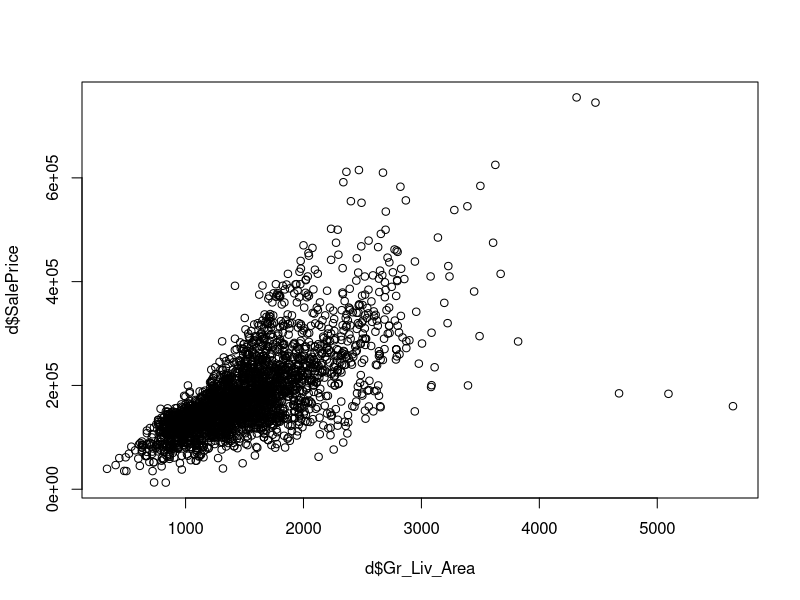
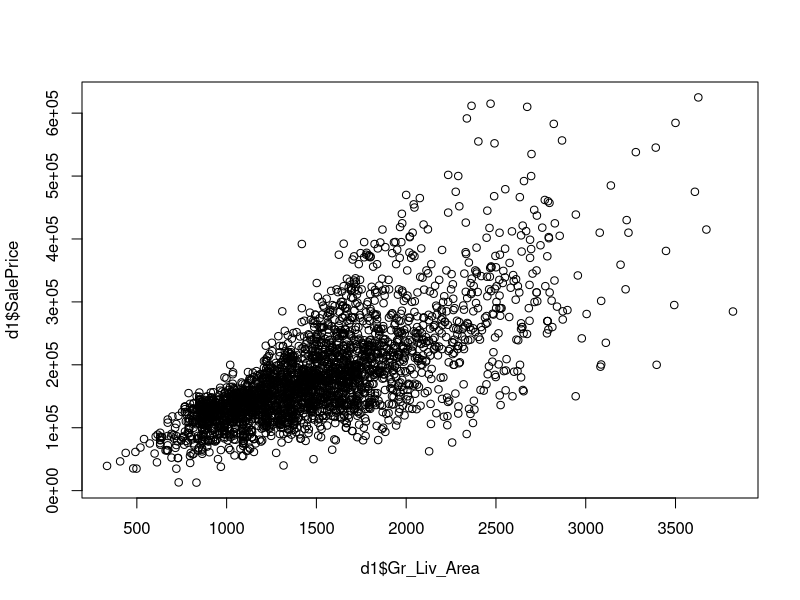

Source code (R) for these figures, in order:
rm(list=ls())

d = read.table("../datos_originales/AmesHousing.txt", header = T, sep = "\t")

plot(d$Gr_Liv_Area, d$SalePrice)
atipicos = d$Gr_Liv_Area > 4000
atipicos_pos = which(atipicos)
d1 = d[-atipicos_pos,]
plot(d1$Gr_Liv_Area, d1$SalePrice)

set.seed(3)
filas = 1:nrow(d)
filas1 = filas[-atipicos_pos] # quiero mantener los atipicos en los datos
test = sample(filas1,200)
d_test = d[test,]
d_test$Order = 1:nrow(d_test)
d_train = d[-test,]
d_train$Order = 1:nrow(d_train)
d_test1 = d_test[,1:81] # elimino variable "SalePrice"
write.csv(d_train,"AmesHousing1.csv") # datos para trabajar
write.csv(d_test1,"AmesHousing2.csv") # datos para calcular la prediccion de "SalePrice"
write.csv(d_test,"AmesHousing3.csv") # datos reales de "SalePrice" correspondientes a los datos2




